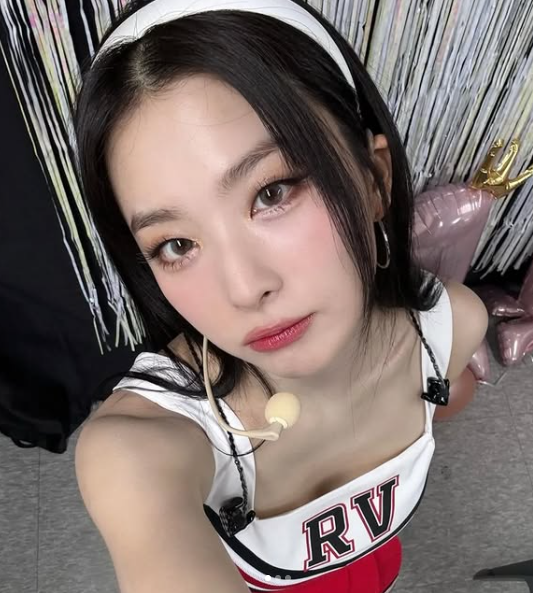
#> input picture .data/seulgi.png, 533 x 593 px, found by its file name
$ python cvtColorBgr2Gray.py
#> lines starting #> are read from the running program, lines starting #| are printed output that depends on the picture
import cv2 as cv
import sys

img = cv.imread("./.data/seulgi.png")
#> img is the input picture: shape (593, 533, 3); mean B, G, R 106.2, 109.5, 122.9

if img is None:
    sys.exit("img is None")

gray = cv.cvtColor(img, cv.COLOR_BGR2GRAY)
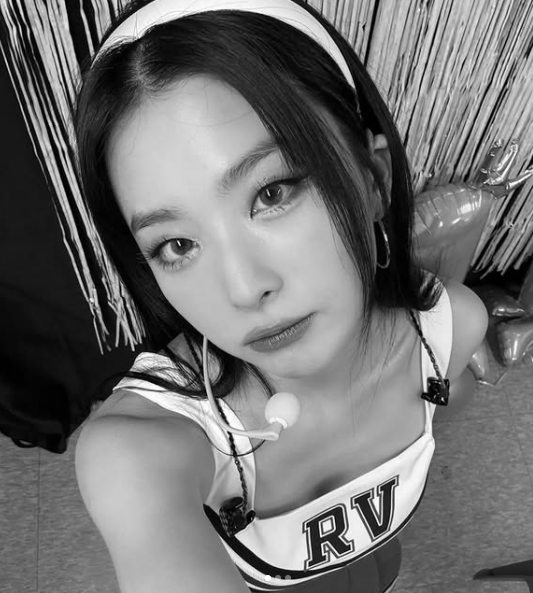
#> gray: shape (593, 533); min 0, max 255, mean 113.1
gray_small = cv.resize(gray,dsize=(0,0),fx = 0.5,fy = 0.5)
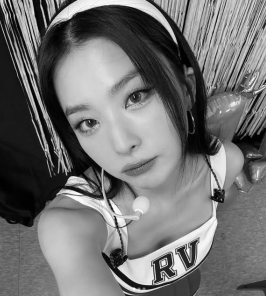
#> gray_small: shape (296, 266); min 0, max 255, mean 113.3

cv.imwrite("seulgi_gray.png", gray)
cv.imwrite("seulgi_small.png", gray_small)

cv.imshow('color Image',img)
cv.imshow('Gray image', gray_small)

cv.waitKey()
cv.destroyAllWindows()

$ run again, with .data/apple.webp saved as .data/seulgi.png
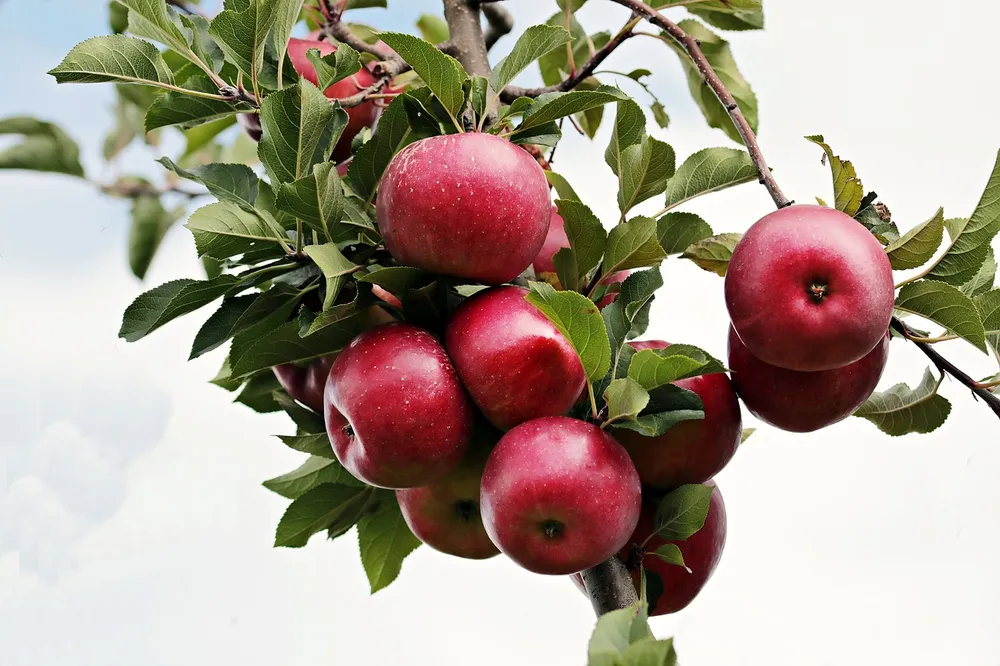
#> input picture .data/apple.webp, 1000 x 666 px, found by its file name
#> img is the input picture: shape (666, 1000, 3); mean B, G, R 144.8, 158, 171.2
#> `gray = cv.cvtColor(img, cv.COLOR_BGR2GRAY)`:
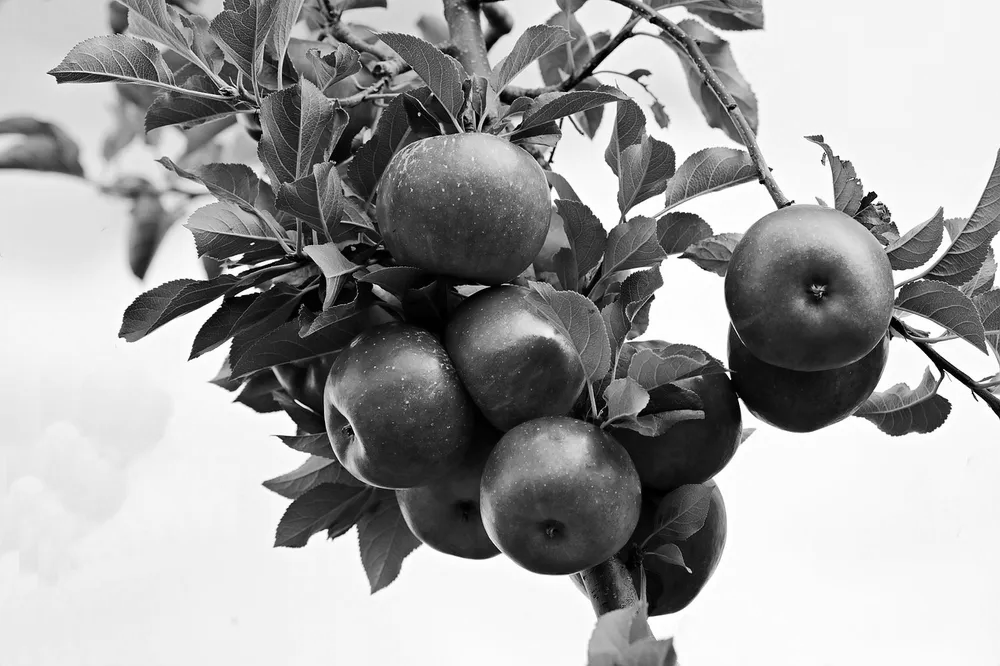
#> gray: shape (666, 1000); min 0, max 255, mean 160.4
